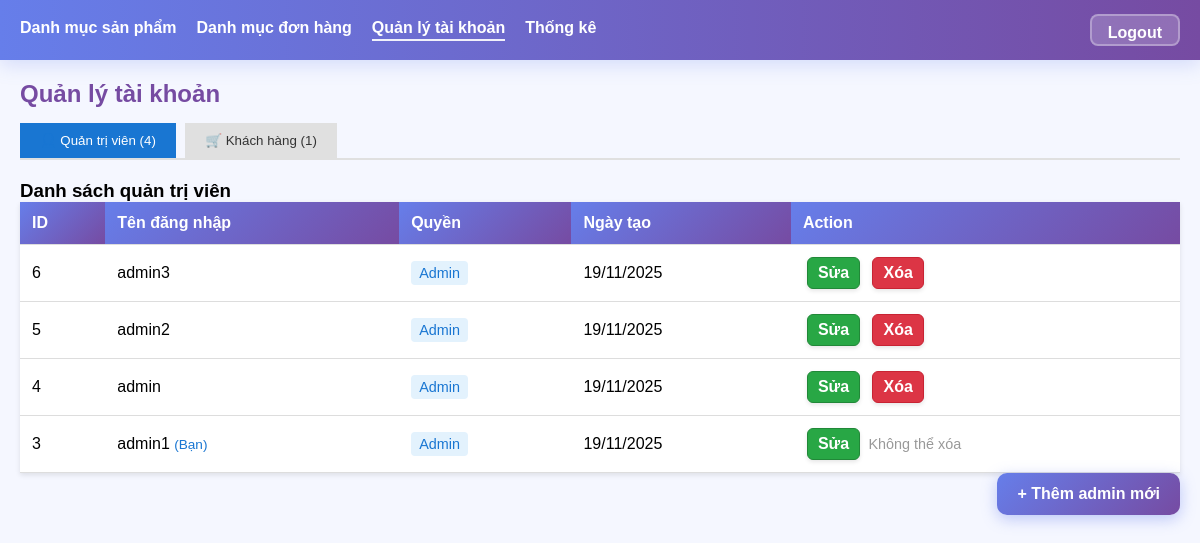
The page /admin/user_admin.php (signed in) on the database its author committed.
### tables this page shows
CREATE TABLE `user` (
  `id` int(11) NOT NULL,
  `ten_dang_nhap` varchar(100) NOT NULL,
  `mat_khau` varchar(255) DEFAULT NULL,
  `loai_user` varchar(20) DEFAULT 'admin',
  `email` varchar(100) DEFAULT NULL,
  `created_at` datetime DEFAULT current_timestamp()
);

### admin/user_admin.php (the view, shortened to what this page needs)
<?php
require '../config/db.php';
$currentUserId = $_SESSION['user_id'];
$stmt = $connection->prepare('SELECT u.id, u.ten_dang_nhap, u.loai_user, u.email, u.created_at,
                                     k.ho_ten, k.so_dien_thoai
                              FROM user u
                              LEFT JOIN khach_hang k ON k.user_id = u.id
                              ORDER BY u.id DESC');
$stmt->execute();
$users = $stmt->fetchAll(PDO::FETCH_OBJ);
$adminUsers = [];
$customerUsers = [];
foreach ($users as $u) {
    if ($u->loai_user === 'customer') {
        $customerUsers[] = $u;
    } else {
        $adminUsers[] = $u;
    }
}
?>
<!doctype html>
<html lang="vi">
<head>
  <link rel="stylesheet" href="../CSS/styles_admin.css">
</head>
<body>
  <div class="navbar">
    <div class="menu">
      <a href="san_pham_admin.php">Danh mục sản phẩm</a>
      <a href="don_hang_admin.php">Danh mục đơn hàng</a>
      <a href="user_admin.php" class="active">Quản lý tài khoản</a>
      <a href="thong_ke_doanh_thu.php">Thống kê</a>
    </div>
	<a href="../auth/logout.php" class="logout-btn">Logout</a>
  </div>
  <div class="container">
    <h2>Quản lý tài khoản</h2>
    <div class="tab-container">
      <button onclick="showTab('admin')" id="tab-admin" class="tab-btn active">
        👤 Quản trị viên (<?= count($adminUsers) ?>)
      </button>
      <button onclick="showTab('customer')" id="tab-customer" class="tab-btn">
        🛒 Khách hàng (<?= count($customerUsers) ?>)
      </button>
    </div>
    <div id="tab-content-admin" class="tab-content">
      <h3>Danh sách quản trị viên</h3>
      <table>
        <thead>
          <tr>
            <th>ID</th>
            <th>Tên đăng nhập</th>
            <th>Quyền</th>
            <th>Ngày tạo</th>
            <th>Action</th>
          </tr>
        </thead>
        <tbody>
          <?php foreach ($adminUsers as $u): ?>
          <tr>
            <td><?= $u->id ?></td>
            <td>
              <?= htmlspecialchars($u->ten_dang_nhap) ?>
              <?php if ($u->id == $currentUserId): ?>
                <span class="badge-current">(Bạn)</span>
              <?php endif; ?>
            </td>
            <td>
              <span class="badge badge-primary">
                Admin
              </span>
            </td>
            <td><?= $u->created_at ? date('d/m/Y', strtotime($u->created_at)) : '-' ?></td>
            <td>
              <a href="edit_user.php?id=<?= $u->id ?>" class="btn btn-info">Sửa</a>
              <?php if ($u->id != $currentUserId): ?>
                <a href="user_admin.php?delete=<?= $u->id ?>" class="btn btn-danger" onclick="return confirm('Bạn có chắc chắn muốn xóa tài khoản <?= htmlspecialchars($u->ten_dang_nhap) ?>?')">Xóa</a>
              <?php else: ?>
                <span class="badge-text">Không thể xóa</span>
              <?php endif; ?>
            </td>
          </tr>
          <?php endforeach; ?>
        </tbody>
      </table>
      <a href="../auth/register.php" class="btn-add-new">+ Thêm admin mới</a>
    </div>
  </div>
</body>
</html>

### CSS/styles_admin.css (style rules this page uses)
* { box-sizing: border-box; margin: 0; padding: 0; font-family: Arial, sans-serif; }
:root { --admin-bg: #f5f7ff; --admin-panel: #ffffff; --admin-primary: #667eea; --admin-primary-700: #764ba2; --admin-accent: #9c88ff; --admin-gradient: linear-gradient(135deg, #667eea 0%, #764ba2 100%); --admin-gradient-horizontal: linear-gradient(90deg, #667eea 0%, #764ba2 100%); }
body { background-color: var(--admin-bg); }
.navbar { position: sticky; top: 0; z-index: 1000; background: var(--admin-gradient-horizontal); padding: 14px 20px; display: flex; justify-content: space-between; align-items: center; box-shadow: 0 4px 20px rgba(102, 126, 234, 0.25); }
.navbar .menu { display: flex; gap: 20px; }
.navbar a { text-decoration: none; color: #ffffff; font-weight: 700; transition: 0.18s ease; padding-bottom: 2px; }
.navbar a.active { border-bottom: 2px solid rgba(255,255,255,0.9); }
.logout-btn { background: rgba(255, 255, 255, 0.2); border: 2px solid rgba(255, 255, 255, 0.3); color: white; padding: 8px 16px; border-radius: 8px; cursor: pointer; font-weight: 600; transition: all 0.3s ease; text-decoration: none; backdrop-filter: blur(10px); }
.container { padding: 20px; }
h2 { margin-bottom: 15px; color: var(--admin-primary-700); }
table { width: 100%; border-collapse: collapse; background-color: #fff; box-shadow: 0 2px 5px rgba(0,0,0,0.1); }
th, td { padding: 12px; text-align: left; border-bottom: 1px solid #ddd; }
th { background-color: var(--admin-primary-700); color: white; }
.btn-add-new { margin-top: 0; background: var(--admin-gradient); border: none; color: #fff; padding: 12px 20px; border-radius: 10px; cursor: pointer; font-weight: 700; float: right; transition: all 0.3s ease; text-decoration: none; box-shadow: 0 4px 15px rgba(102, 126, 234, 0.4); }
th { background: var(--admin-gradient) !important; color: white !important; }
td a.btn { text-decoration: none; font-weight: 700; padding: 6px 10px; border-radius: 6px; margin: 0 4px; display: inline-block; box-shadow: 0 2px 4px rgba(0, 0, 0, 0.1); transition: background 0.2s, transform 0.2s; }
.btn-info { color: #ffffff; background-color: var(--success, #28a745); border: 1px solid var(--success, #218838); }
.btn-danger { color: #ffffff; background-color: var(--danger, #dc3545); border: 1px solid var(--danger, #c82333); }
.tab-container { margin-bottom: 20px; border-bottom: 2px solid #e0e0e0; }
.tab-btn { padding: 10px 20px; border: none; cursor: pointer; margin-right: 5px; transition: all 0.3s; }
.tab-btn.active { background: #1976d2; color: white; }
.tab-btn:not(.active) { background: #e0e0e0; color: #333; }
.tab-content { display: block; }
.badge { padding: 4px 8px; border-radius: 4px; font-size: 0.9em; display: inline-block; }
.badge-primary { background: #e3f2fd; color: #1976d2; }
.badge-text { color: #999; font-size: 0.9em; }
.badge-current { color: #1976d2; font-size: 0.85em; }

### rows shown on the page
user: id "6", ten_dang_nhap "admin3", created_at "19/11/2025"
user: id "5", ten_dang_nhap "admin2", created_at "19/11/2025"
user: id "4", ten_dang_nhap "admin", created_at "19/11/2025"
user: id "3", ten_dang_nhap "admin1", shows "(Bạn)", created_at "19/11/2025", shows "Không thể xóa"

### other values the page prints
count($adminUsers) "4"
count($customerUsers) "1"
